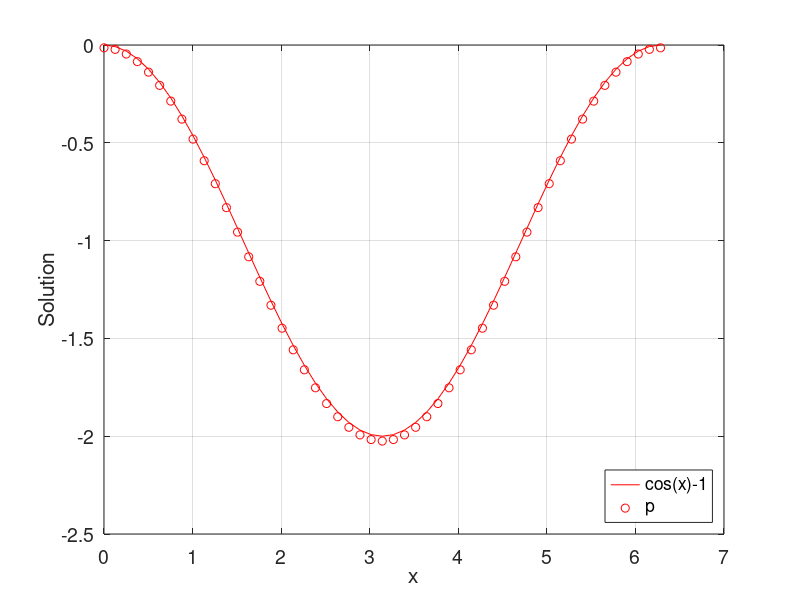

Write the MATLAB code that produced this figure.
%%%%%%%%%%%%%%%%%%%%%%%%%%%%%%%%%%%%%
%% An exemplary 1D PPE solver w/   %%
%% Homogeneous Neumann BC          %%
%% 534/Psolver                     %%
%%%%%%%%%%%%%%%%%%%%%%%%%%%%%%%%%%%%%

N = 50; 
dx = 2*pi/N;
x = [0:dx:2*pi]';

%% Form 1st order difference matrix D
D = zeros(N+1,N+1);
D(1,1) = -3; D(1,2) = 4; D(1,3) = -1;
D(N+1,N+1) = 3; D(N+1,N) = -4; D(N+1,N-1) = 1;
for i= 2:N
    D(i,i-1) = -1;
    D(i,i) = 0;
    D(i,i+1) = 1;
end

D = D/2/dx;
D2 = D*D;

D2(2:3,2) = D2(2:3,2)+(4/3)*D2(2:3,1);
D2(2:3,3) = D2(2:3,3)-(1/3)*D2(2:3,1);
D2(N-1:N,N) = D2(N-1:N,N)+(4/3)*D2(N-1:N,N+1)
D2(N-1:N,N-1) = D2(N-1:N,N-1)-(1/3)*D2(N-1:N,N+1)

D2 = D2(2:N,2:N);

% Test, g = -cos(x); Exact solution p = cos(x)-1
g = -cos(x);
p = zeros(size(x));

[V, L] = eig(D2);
R = inv(V)*g(2:N);
L = diag(L);
for i = 2:N
    if abs(L(i-1))>1e-8
       p(i) = R(i-1)/L(i-1);
    else 
       i
       p(i) = 0;
    end
end

p(2:N) = V*p(2:N);

p(1) = (4/3)*p(2)-(1/3)*p(3); 
p(N+1) = (-1/3)*p(N-1)+(4/3)*p(N);
% Offset constant
p = p - mean(p)-1;


figure(1);
clf;
plot(x,cos(x)-1,'r');
hold on; 
plot(x,p,'ro');
set(gca,'FontSize',14);
legend('cos(x)-1','p','Location','SouthEast');
grid on;
xlabel 'x'; ylabel 'Solution'



